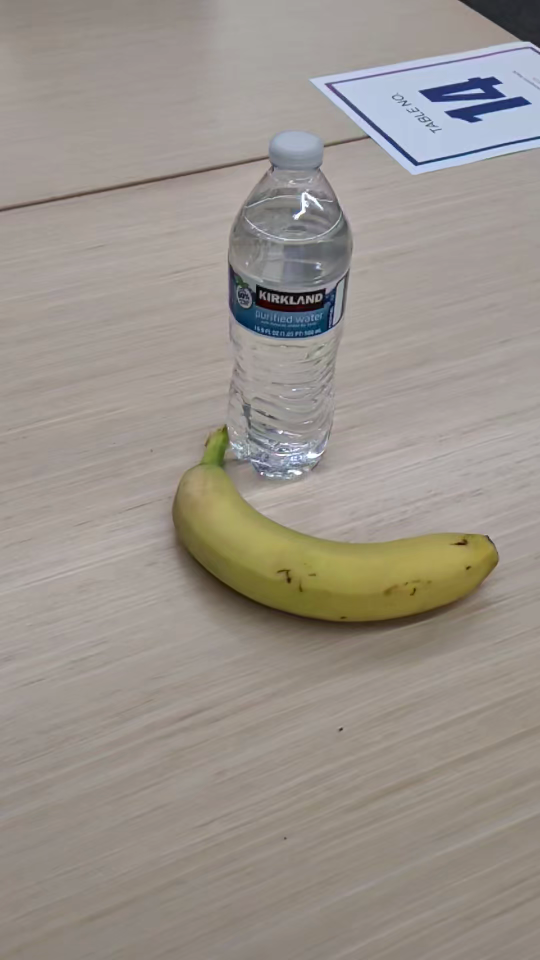
#> input picture pixel_frames/banana/frames/frame_0000.png, 1080 x 1920 px, found by its file name (shown at 1/2 size); its folder holds only this picture in this run
$ python test_fusion.py   (older library calls are emulated)
#> lines starting #> are read from the running program, lines starting #| are printed output that depends on the picture; after the words box and inside, x2 and y2 are one past the last pixel; in counts of white or black regions, pixels touching at a corner belong together
import cv2
import numpy as np
import os

def get_foreground_mask(img, object_name):
    gray = cv2.cvtColor(img, cv2.COLOR_BGR2GRAY)
    if object_name == "headphone":
        _, thresh = cv2.threshold(gray, 95, 255, cv2.THRESH_BINARY_INV)
        kernel = cv2.getStructuringElement(cv2.MORPH_ELLIPSE, (5, 5))
        thresh = cv2.morphologyEx(thresh, cv2.MORPH_CLOSE, kernel)
        thresh = cv2.morphologyEx(thresh, cv2.MORPH_OPEN, kernel)
        contours, _ = cv2.findContours(thresh, cv2.RETR_EXTERNAL, cv2.CHAIN_APPROX_SIMPLE)
        mask = np.zeros_like(thresh)
        if contours:
            contours = sorted(contours, key=cv2.contourArea, reverse=True)
            outer_mask = np.zeros_like(thresh)
            cv2.drawContours(outer_mask, [contours[0]], -1, 255, -1)
            mask = cv2.bitwise_and(thresh, outer_mask)
    elif object_name == "banana":
        hsv = cv2.cvtColor(img, cv2.COLOR_BGR2HSV)
        lower_yellow = np.array([12, 70, 70])
        upper_yellow = np.array([38, 255, 255])
        mask = cv2.inRange(hsv, lower_yellow, upper_yellow)
        kernel = cv2.getStructuringElement(cv2.MORPH_ELLIPSE, (7, 7))
        mask = cv2.morphologyEx(mask, cv2.MORPH_CLOSE, kernel)
        mask = cv2.morphologyEx(mask, cv2.MORPH_OPEN, kernel)
    else:
        _, mask = cv2.threshold(gray, 127, 255, cv2.THRESH_BINARY_INV)
    return mask

def estimate_depth(img, mask):
    # Standard blended depth map
    dist_transform = cv2.distanceTransform(mask, cv2.DIST_L2, 5)
    dist_norm = cv2.normalize(dist_transform, None, 0, 255, cv2.NORM_MINMAX).astype(np.uint8)

    gray = cv2.cvtColor(img, cv2.COLOR_BGR2GRAY)
    grad_x = cv2.Sobel(gray, cv2.CV_64F, 1, 0, ksize=5)
    grad_y = cv2.Sobel(gray, cv2.CV_64F, 0, 1, ksize=5)
    magnitude = np.sqrt(grad_x**2 + grad_y**2)
    grad_norm = cv2.normalize(magnitude, None, 0, 255, cv2.NORM_MINMAX).astype(np.uint8)
    grad_norm = cv2.GaussianBlur(grad_norm, (15, 15), 0)

    blended = cv2.addWeighted(dist_norm, 0.7, grad_norm, 0.3, 0)
    return cv2.bitwise_and(blended, blended, mask=mask)

def test_multi_frame_fusion(object_name, sweep_angle_deg=180):
    frames_dir = f"pixel_frames/{object_name}/frames"
    if not os.path.exists(frames_dir):
        print("Frames dir not found")
        return

    frame_files = sorted([f for f in os.listdir(frames_dir) if f.startswith("frame_")])
    if not frame_files:
        print("No frames found")
        return

    print(f"Fusing {len(frame_files)} frames for '{object_name}'...")

    # We will sample 10 frames evenly across the sequence
    sample_indices = np.linspace(0, len(frame_files) - 1, 10, dtype=int)

    world_points = []

    # Scale parameters
    scale_x = 4.2
    scale_y = 3.2
    depth_scale = 80

    sweep_angle = np.radians(sweep_angle_deg)

    for i, idx in enumerate(sample_indices):
        frame_file = frame_files[idx]
        img = cv2.imread(os.path.join(frames_dir, frame_file))
        h, w, _ = img.shape

        # Downsample for processing
        scale = 0.25
        img_small = cv2.resize(img, (0,0), fx=scale, fy=scale, interpolation=cv2.INTER_AREA)
        mask = get_foreground_mask(img_small, object_name)
        depth = estimate_depth(img_small, mask)

        sh, sw = mask.shape

        # Calculate orbit angle for this frame
        # Camera is rotating around the object
        angle = (i / (len(sample_indices) - 1)) * sweep_angle - (sweep_angle / 2)

        for y in range(sh):
            for x in range(sw):
                if mask[y, x] > 0:
                    d = (depth[y, x] / 255.0) * depth_scale

                    # Centered camera coordinates
                    xc = (x - sw // 2) * scale_x
                    yc = (y - sh // 2) * scale_y
                    zc = d - (depth_scale / 2) # Center depth around origin

                    # Back-project: Rotate camera coordinate to world space by -angle
                    # (since camera moved by +angle, the object points in camera space must rotate by -angle to align in world space)
                    rot_angle = -angle
                    xw = xc * np.cos(rot_angle) + zc * np.sin(rot_angle)
                    zw = -xc * np.sin(rot_angle) + zc * np.cos(rot_angle)
                    yw = yc

                    b, g, r = img_small[y, x]
                    world_points.append((xw, yw, zw, r, g, b))

    print(f"Total accumulated points: {len(world_points)}")

    # Render the accumulated cloud from a fixed angle to see how it looks
    canvas_w, canvas_h = 1080, 1080
    canvas = np.zeros((canvas_h, canvas_w, 3), dtype=np.uint8)
    canvas[:] = [10, 10, 15]

    # Sort points by Z in world coordinates (painters algorithm for rendering)
    # Let's render from a 45 degree angle
    render_angle = np.radians(45)
    render_points = []

    for xw, yw, zw, r, g, b in world_points:
        # Rotate point by render_angle to simulate virtual camera looking at it
        rx = xw * np.cos(render_angle) + zw * np.sin(render_angle)
        rz = -xw * np.sin(render_angle) + zw * np.cos(render_angle)
        ry = yw

        px = int(rx + canvas_w // 2)
        py = int(ry - rz * 0.4 + canvas_h // 2 - 100)

        render_points.append((rz, px, py, r, g, b))

    render_points.sort(key=lambda p: p[0])

    for rz, px, py, r, g, b in render_points:
        if 0 <= px < canvas_w and 0 <= py < canvas_h:
            size = max(2, int(3 + (rz + depth_scale) / depth_scale * 1.5))
            cv2.rectangle(canvas, (px - size//2, py - size//2), (px + size//2, py + size//2), (int(b), int(g), int(r)), -1)

    os.makedirs("scratch", exist_ok=True)
    cv2.imwrite(f"scratch/test_fusion_{object_name}.png", canvas)
    print(f"Saved fused render to scratch/test_fusion_{object_name}.png")

if __name__ == "__main__":
    test_multi_frame_fusion("headphone", 120)
#> in test_multi_frame_fusion, img is the input picture: shape (1920, 1080, 3); mean B, G, R 139.6, 147.1, 154
#> in get_foreground_mask, `gray = cv2.cvtColor(img, cv2.COLOR_BGR2GRAY)`:
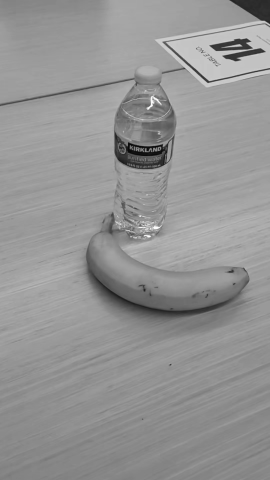
#> gray: shape (480, 270); min 8, max 253, mean 148.3
#> in get_foreground_mask, `_, thresh = cv2.threshold(gray, 95, 255, cv2.THRESH_BINARY_INV)`:
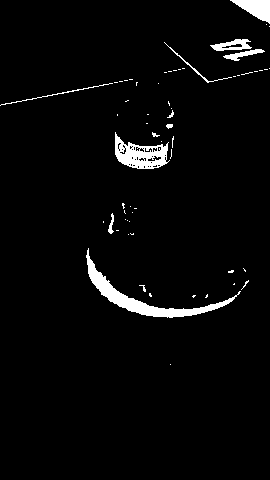
#> thresh: shape (480, 270); 3.3% white; 61 white regions (50 under 20 px), largest, box (x1, y1, x2, y2) and area: (86, 248, 241, 318) 1610, (115, 132, 170, 169) 1018, (230, 0, 270, 24) 518
#> in get_foreground_mask, `thresh = cv2.morphologyEx(thresh, cv2.MORPH_CLOSE, kernel)`: thresh: shape (480, 270); 3.6% white; 54 white regions (43 under 20 px), largest, box (x1, y1, x2, y2) and area: (86, 248, 241, 318) 1623, (115, 132, 174, 169) 1297, (210, 39, 265, 61) 580
#> in get_foreground_mask, `thresh = cv2.morphologyEx(thresh, cv2.MORPH_OPEN, kernel)`:
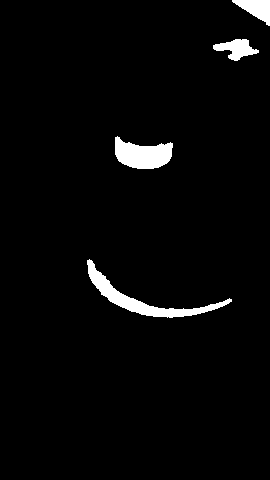
#> thresh: shape (480, 270); 3% white; 4 white regions
#> in get_foreground_mask, `contours, _ = cv2.findContours(thresh, cv2.RETR_EXTERNAL, cv2.CHAIN_AP..`: contours = 4 contours; box (x1, y1, x2, y2) and area: (87, 259, 232, 318) 1404, (115, 136, 173, 169) 1200, (213, 39, 259, 61) 477, (232, 0, 270, 26) 477
#> in get_foreground_mask, `cv2.drawContours(outer_mask, [contours[0]], -1, 255, -1)`: outer_mask: shape (480, 270); 1.2% white; 1 white region, box (x1, y1, x2, y2) and area: (87, 259, 232, 318) 1567
#> in estimate_depth, `grad_y = cv2.Sobel(gray, cv2.CV_64F, 0, 1, ksize=5)`:
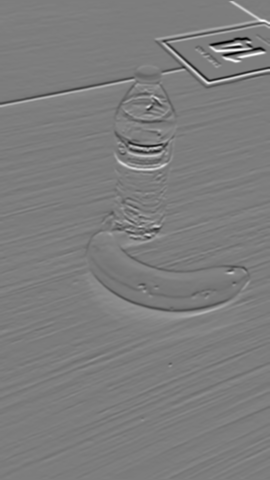
#> grad_y: shape (480, 270) float64; min -7054, max 7313, mean -0.2; drawn with min black and max white
#> in estimate_depth, `blended = cv2.addWeighted(dist_norm, 0.7, grad_norm, 0.3, 0)`:
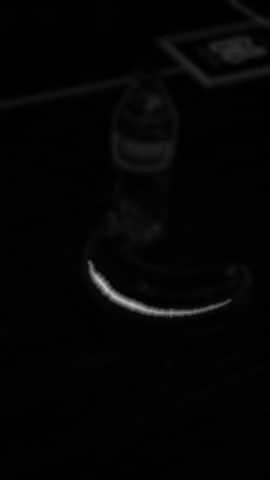
#> blended: shape (480, 270); min 0, max 190, mean 4.3
#> after the loop in test_multi_frame_fusion, `for y in range(sh):`: world_points = 1567 items, first 6: (-121.7, 60.8, 152.8, 104, 90, 56), (-125.1, 64, 160.6, 95, 82, 56), (-123.6, 64, 156.6, 98, 87, 54), (-118.7, 64, 154.5, 104, 90, 56), (-119.9, 64, 149, 106, 92, 55), (-117.8, 64, 145.4, 107, 94, 55)
#> in test_multi_frame_fusion, `canvas_w, canvas_h = 1080, 1080`: canvas_w = 1080
#> after the loop in test_multi_frame_fusion, `for rz, px, py, r, g, b in render_points:`:
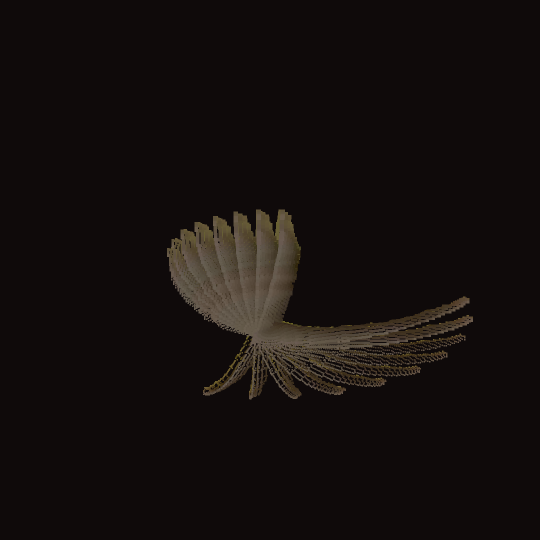
#> canvas: shape (1080, 1080, 3) (shown at 1/2 size); mean of channels 0, 1, 2 13.5, 14.7, 20.3; drawn as B, G, R
    test_multi_frame_fusion("banana", 180)
#> call 2 of test_multi_frame_fusion, with object_name = 'banana', sweep_angle_deg = 180
#> in get_foreground_mask (call 11), `hsv = cv2.cvtColor(img, cv2.COLOR_BGR2HSV)`: hsv: shape (480, 270, 3); mean H, S, V 22.5, 32.6, 156.3
#> in get_foreground_mask (call 11), `mask = cv2.inRange(hsv, lower_yellow, upper_yellow)`: mask: shape (480, 270); 5.4% white; 4 white regions (3 under 20 px), largest, box (x1, y1, x2, y2) and area: (86, 213, 249, 317) 7031
#> in get_foreground_mask (call 11), `mask = cv2.morphologyEx(mask, cv2.MORPH_CLOSE, kernel)`: mask: shape (480, 270); 5.8% white; 4 white regions (3 under 20 px), largest, box (x1, y1, x2, y2) and area: (86, 213, 249, 317) 7480
#> in get_foreground_mask (call 11), `mask = cv2.morphologyEx(mask, cv2.MORPH_OPEN, kernel)`: mask: shape (480, 270); 5.8% white; 1 white region, box (x1, y1, x2, y2) and area: (86, 214, 249, 317) 7467
#> after the loop in test_multi_frame_fusion (call 2), `for rz, px, py, r, g, b in render_points:`:
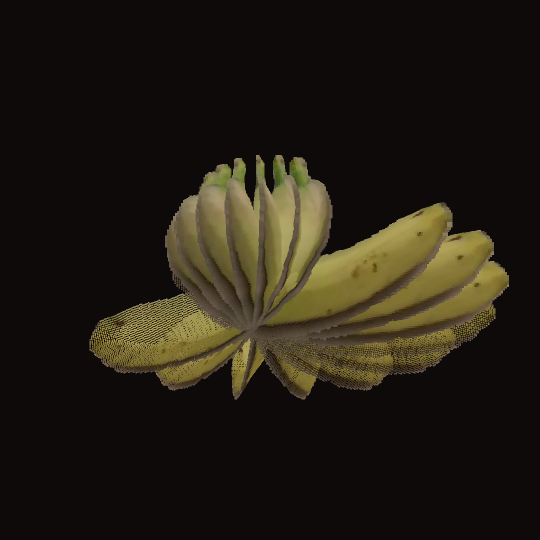
#> canvas: shape (1080, 1080, 3) (shown at 1/2 size); mean of channels 0, 1, 2 19.6, 28.6, 35.1; drawn as B, G, R
